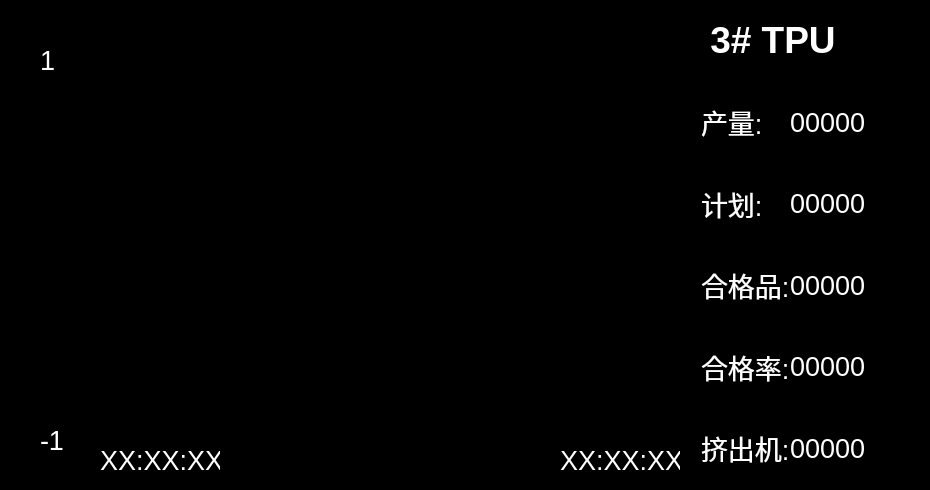
     <widget class="QFrame" name="frame_curve3">
      <property name="geometry">
       <rect>
        <x>1930</x>
        <y>30</y>
        <width>930</width>
        <height>490</height>
       </rect>
      </property>
      <property name="styleSheet">
       <string notr="true">background-color: rgb(0, 0, 0);</string>
      </property>
      <property name="frameShape">
       <enum>QFrame::StyledPanel</enum>
      </property>
      <property name="frameShadow">
       <enum>QFrame::Raised</enum>
      </property>
      <widget class="QLabel" name="curve1_title_4">
       <property name="geometry">
        <rect>
         <x>700</x>
         <y>0</y>
         <width>190</width>
         <height>80</height>
        </rect>
       </property>
       <property name="font">
        <font>
         <pointsize>28</pointsize>
         <weight>75</weight>
         <bold>true</bold>
        </font>
       </property>
       <property name="layoutDirection">
        <enum>Qt::LeftToRight</enum>
       </property>
       <property name="autoFillBackground">
        <bool>false</bool>
       </property>
       <property name="styleSheet">
        <string notr="true">color: rgb(255, 255, 255);</string>
       </property>
       <property name="text">
        <string> 3# TPU</string>
       </property>
      </widget>
      <widget class="QWidget" name="curve3" native="true">
       <property name="geometry">
        <rect>
         <x>0</x>
         <y>0</y>
         <width>740</width>
         <height>490</height>
        </rect>
       </property>
      </widget>
      <widget class="QFrame" name="frame_data3">
       <property name="geometry">
        <rect>
         <x>700</x>
         <y>80</y>
         <width>230</width>
         <height>410</height>
        </rect>
       </property>
       <property name="frameShape">
        <enum>QFrame::StyledPanel</enum>
       </property>
       <property name="frameShadow">
        <enum>QFrame::Raised</enum>
       </property>
       <layout class="QGridLayout" name="gridLayout_3">
        <property name="leftMargin">
         <number>0</number>
        </property>
        <property name="topMargin">
         <number>0</number>
        </property>
        <property name="rightMargin">
         <number>0</number>
        </property>
        <property name="bottomMargin">
         <number>0</number>
        </property>
        <property name="spacing">
         <number>0</number>
        </property>
        <item row="0" column="0">
         <widget class="QLabel" name="curve3_lable1">
          <property name="sizePolicy">
           <sizepolicy hsizetype="Expanding" vsizetype="Expanding">
            <horstretch>1</horstretch>
            <verstretch>1</verstretch>
           </sizepolicy>
          </property>
          <property name="font">
           <font>
            <pointsize>20</pointsize>
           </font>
          </property>
          <property name="styleSheet">
           <string notr="true">color: rgb(255, 255, 255);</string>
          </property>
          <property name="text">
           <string>产量:</string>
          </property>
         </widget>
        </item>
        <item row="1" column="0">
         <widget class="QLabel" name="curve3_lable3">
          <property name="sizePolicy">
           <sizepolicy hsizetype="Preferred" vsizetype="Expanding">
            <horstretch>0</horstretch>
            <verstretch>1</verstretch>
           </sizepolicy>
          </property>
          <property name="font">
           <font>
            <pointsize>20</pointsize>
           </font>
          </property>
          <property name="styleSheet">
           <string notr="true">color: rgb(255, 255, 255);</string>
          </property>
          <property name="text">
           <string>计划:</string>
          </property>
         </widget>
        </item>
        <item row="1" column="1">
         <widget class="QLabel" name="curve3_lable4">
          <property name="font">
           <font>
            <pointsize>20</pointsize>
           </font>
          </property>
          <property name="styleSheet">
           <string notr="true">color: rgb(255, 255, 255);</string>
          </property>
          <property name="text">
           <string>00000</string>
          </property>
         </widget>
        </item>
        <item row="2" column="0">
         <widget class="QLabel" name="curve3_lable5">
          <property name="sizePolicy">
           <sizepolicy hsizetype="Preferred" vsizetype="Expanding">
            <horstretch>0</horstretch>
            <verstretch>1</verstretch>
           </sizepolicy>
          </property>
          <property name="font">
           <font>
            <pointsize>20</pointsize>
           </font>
          </property>
          <property name="styleSheet">
           <string notr="true">color: rgb(255, 255, 255);</string>
          </property>
          <property name="text">
           <string>合格品:</string>
          </property>
         </widget>
        </item>
        <item row="2" column="1">
         <widget class="QLabel" name="curve3_lable6">
          <property name="font">
           <font>
            <pointsize>20</pointsize>
           </font>
          </property>
          <property name="styleSheet">
           <string notr="true">color: rgb(255, 255, 255);</string>
          </property>
          <property name="text">
           <string>00000</string>
          </property>
         </widget>
        </item>
        <item row="3" column="0">
         <widget class="QLabel" name="curve3_lable7">
          <property name="sizePolicy">
           <sizepolicy hsizetype="Preferred" vsizetype="Expanding">
            <horstretch>0</horstretch>
            <verstretch>1</verstretch>
           </sizepolicy>
          </property>
          <property name="font">
           <font>
            <pointsize>20</pointsize>
           </font>
          </property>
          <property name="styleSheet">
           <string notr="true">color: rgb(255, 255, 255);</string>
          </property>
          <property name="text">
           <string>合格率:</string>
          </property>
         </widget>
        </item>
        <item row="3" column="1">
         <widget class="QLabel" name="curve3_lable8">
          <property name="font">
           <font>
            <pointsize>20</pointsize>
           </font>
          </property>
          <property name="styleSheet">
           <string notr="true">color: rgb(255, 255, 255);</string>
          </property>
          <property name="text">
           <string>00000</string>
          </property>
         </widget>
        </item>
        <item row="4" column="0">
         <widget class="QLabel" name="curve3_lable9">
          <property name="sizePolicy">
           <sizepolicy hsizetype="Preferred" vsizetype="Expanding">
            <horstretch>0</horstretch>
            <verstretch>1</verstretch>
           </sizepolicy>
          </property>
          <property name="font">
           <font>
            <pointsize>20</pointsize>
           </font>
          </property>
          <property name="styleSheet">
           <string notr="true">color: rgb(255, 255, 255);</string>
          </property>
          <property name="text">
           <string>挤出机:</string>
          </property>
         </widget>
        </item>
        <item row="4" column="1">
         <widget class="QLabel" name="curve3_lable10">
          <property name="font">
           <font>
            <pointsize>20</pointsize>
           </font>
          </property>
          <property name="styleSheet">
           <string notr="true">color: rgb(255, 255, 255);</string>
          </property>
          <property name="text">
           <string>00000</string>
          </property>
         </widget>
        </item>
        <item row="0" column="1">
         <widget class="QLabel" name="curve3_lable2">
          <property name="sizePolicy">
           <sizepolicy hsizetype="Expanding" vsizetype="Preferred">
            <horstretch>3</horstretch>
            <verstretch>0</verstretch>
           </sizepolicy>
          </property>
          <property name="font">
           <font>
            <pointsize>20</pointsize>
           </font>
          </property>
          <property name="styleSheet">
           <string notr="true">color: rgb(255, 255, 255);</string>
          </property>
          <property name="text">
           <string>00000</string>
          </property>
         </widget>
        </item>
       </layout>
      </widget>
      <widget class="QLabel" name="curve1_lable9_22">
       <property name="geometry">
        <rect>
         <x>40</x>
         <y>40</y>
         <width>40</width>
         <height>40</height>
        </rect>
       </property>
       <property name="sizePolicy">
        <sizepolicy hsizetype="Preferred" vsizetype="Expanding">
         <horstretch>0</horstretch>
         <verstretch>1</verstretch>
        </sizepolicy>
       </property>
       <property name="font">
        <font>
         <pointsize>20</pointsize>
        </font>
       </property>
       <property name="styleSheet">
        <string notr="true">color: rgb(255, 255, 255);</string>
       </property>
       <property name="text">
        <string>1</string>
       </property>
      </widget>
      <widget class="QLabel" name="curve1_lable9_23">
       <property name="geometry">
        <rect>
         <x>40</x>
         <y>420</y>
         <width>40</width>
         <height>40</height>
        </rect>
       </property>
       <property name="sizePolicy">
        <sizepolicy hsizetype="Preferred" vsizetype="Expanding">
         <horstretch>0</horstretch>
         <verstretch>1</verstretch>
        </sizepolicy>
       </property>
       <property name="font">
        <font>
         <pointsize>20</pointsize>
        </font>
       </property>
       <property name="styleSheet">
        <string notr="true">color: rgb(255, 255, 255);</string>
       </property>
       <property name="text">
        <string>-1</string>
       </property>
      </widget>
      <widget class="QLabel" name="curve1_lable9_24">
       <property name="geometry">
        <rect>
         <x>100</x>
         <y>440</y>
         <width>120</width>
         <height>40</height>
        </rect>
       </property>
       <property name="sizePolicy">
        <sizepolicy hsizetype="Preferred" vsizetype="Expanding">
         <horstretch>0</horstretch>
         <verstretch>1</verstretch>
        </sizepolicy>
       </property>
       <property name="font">
        <font>
         <pointsize>20</pointsize>
        </font>
       </property>
       <property name="styleSheet">
        <string notr="true">color: rgb(255, 255, 255);</string>
       </property>
       <property name="text">
        <string>XX:XX:XX</string>
       </property>
      </widget>
      <widget class="QLabel" name="curve1_lable9_25">
       <property name="geometry">
        <rect>
         <x>560</x>
         <y>440</y>
         <width>120</width>
         <height>40</height>
        </rect>
       </property>
       <property name="sizePolicy">
        <sizepolicy hsizetype="Preferred" vsizetype="Expanding">
         <horstretch>0</horstretch>
         <verstretch>1</verstretch>
        </sizepolicy>
       </property>
       <property name="font">
        <font>
         <pointsize>20</pointsize>
        </font>
       </property>
       <property name="styleSheet">
        <string notr="true">color: rgb(255, 255, 255);</string>
       </property>
       <property name="text">
        <string>XX:XX:XX</string>
       </property>
      </widget>
      <zorder>curve3</zorder>
      <zorder>frame_data3</zorder>
      <zorder>curve1_lable9_22</zorder>
      <zorder>curve1_lable9_23</zorder>
      <zorder>curve1_lable9_24</zorder>
      <zorder>curve1_lable9_25</zorder>
      <zorder>curve1_title_4</zorder>
     </widget>
